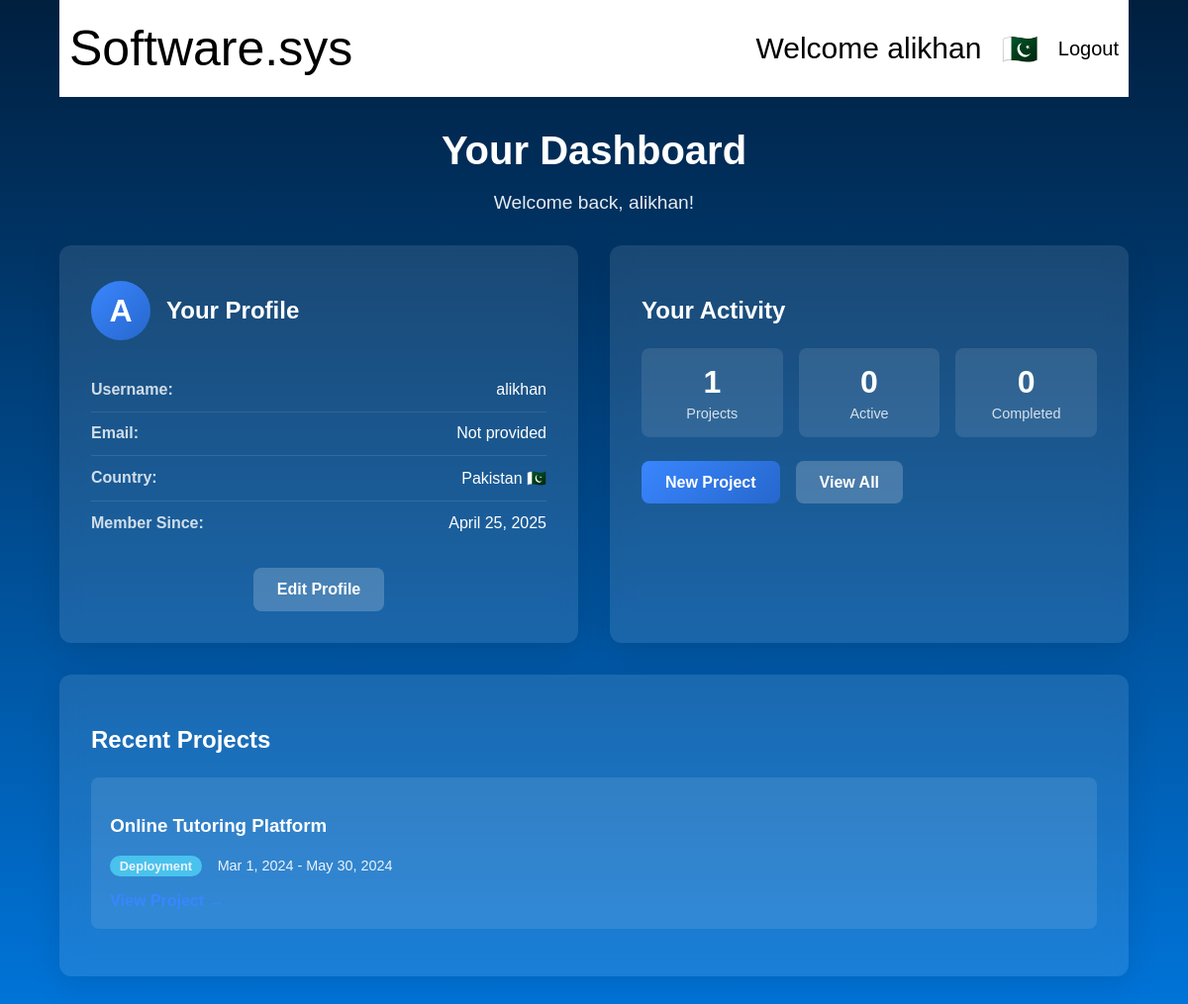
Screenshot of /dashboard.php (signed in) with the database file from the repository.
### tables this page shows
CREATE TABLE `countries` (
  `Country` varchar(50) NOT NULL,
  `Flag` varchar(10) NOT NULL
);

CREATE TABLE `projects` (
  `PID` int(11) NOT NULL,
  `UserName` varchar(20) NOT NULL,
  `Email` varchar(255) NOT NULL,
  `Title` varchar(50) NOT NULL,
  `StartDate` date NOT NULL,
  `EndDate` date NOT NULL,
  `Short_Description` varchar(1000) NOT NULL,
  `Phase_Dev` enum('Design','Development','Testing','Deployment','Complete') DEFAULT NULL,
  `Rating` tinyint(4) DEFAULT NULL CHECK (`Rating` between 1 and 5),
  `Feedback` text DEFAULT NULL,
  `Cost` int(11) NOT NULL
);

### dashboard.php (the view, shortened to what this page needs)
<?php
require_once("headers.php");
$stmt = $pdo->prepare('SELECT * FROM users WHERE username = :username');
$stmt->execute(['username' => $_SESSION['username']]);
$user = $stmt->fetch(PDO::FETCH_ASSOC);
$stmt = $pdo->prepare('SELECT Flag FROM countries WHERE Country = :country');
$stmt->execute(['country' => $_SESSION['country']]);
$flag = $stmt->fetchColumn();
$stmt = $pdo->prepare('SELECT COUNT(*) FROM projects WHERE UserName = :username');
$stmt->execute(['username' => $_SESSION['username']]);
$projectCount = $stmt->fetchColumn();
?>
<!DOCTYPE html>
<html lang="en">
<head>
    <link rel="stylesheet" href="dashboard.css">
</head>
<body>
    <header>
        <nav>
            <a href="home.php">Software.sys</a>
            <a href="dashboard.php">Welcome <?= htmlspecialchars($_SESSION['username']) ?></a>
            <a><?= $flag ?></a>
            <a href="logout.php">Logout</a>
        </nav>
    </header>
    <main class="dashboard-container">
        <div class="dashboard-header">
            <h1>Your Dashboard</h1>
            <p>Welcome back, <?= htmlspecialchars($user['first_name'] ?? htmlspecialchars($_SESSION['username'])) ?>!</p>
        </div>
        <div class="dashboard-grid">
            <section class="profile-card">
                <div class="profile-header">
                    <div class="profile-avatar">
                        <span><?= strtoupper(substr($user['first_name'] ?? $_SESSION['username'], 0, 1)) ?></span>
                    </div>
                    <h2>Your Profile</h2>
                </div>
                <div class="profile-details">
                    <div class="detail-row">
                        <span class="detail-label">Username:</span>
                        <span class="detail-value"><?= htmlspecialchars($_SESSION['username']) ?></span>
                    </div>
                    <div class="detail-row">
                        <span class="detail-label">Email:</span>
                        <span class="detail-value"><?= htmlspecialchars($SESSION['email'] ?? 'Not provided') ?></span>
                    </div>
                    <div class="detail-row">
                        <span class="detail-label">Country:</span>
                        <span class="detail-value"><?= htmlspecialchars($_SESSION['country'] ?? 'Unknown') ?> <?= $flag ?></span>
                    </div>
                    <div class="detail-row">
                        <span class="detail-label">Member Since:</span>
                        <span class="detail-value"><?= date('F j, Y', strtotime($user['registration_date'] ?? 'now')) ?></span>
                    </div>
                </div>
                <div class="profile-actions">
                    <a href="editprofile.php" class="dashboard-button">Edit Profile</a>
                </div>
            </section>
            <section class="stats-card">
                <h2>Your Activity</h2>
                <div class="stats-grid">
                    <div class="stat-item">
                        <div class="stat-value"><?= $projectCount ?></div>
                        <div class="stat-label">Projects</div>
                    </div>
                    <div class="stat-item">
                        <div class="stat-value">0</div>
                        <div class="stat-label">Active</div>
                    </div>
                    <div class="stat-item">
                        <div class="stat-value">0</div>
                        <div class="stat-label">Completed</div>
                    </div>
                </div>
                <div class="quick-actions">
                    <a href="newproject.php" class="dashboard-button primary">New Project</a>
                    <a href="projects.php" class="dashboard-button">View All</a>
                </div>
            </section>
            <section class="recent-card">
                <h2>Recent Projects</h2>
                <?php
                $stmt = $pdo->prepare('SELECT * FROM projects WHERE UserName = :username ORDER BY StartDate DESC LIMIT 3');
                $stmt->execute(['username' => $_SESSION['username']]);
                $projects = $stmt->fetchAll(PDO::FETCH_ASSOC);
                if (count($projects) > 0): ?>
                    <div class="project-list">
                        <?php foreach ($projects as $project): ?>
                            <div class="project-item">
                                <h3><?= htmlspecialchars($project['Title']) ?></h3>
                                <div class="project-meta">
                                    <span class="phase-badge <?= strtolower($project['Phase_Dev']) ?>"><?= htmlspecialchars($project['Phase_Dev']) ?></span>
                                    <span><?= date('M j, Y', strtotime($project['StartDate'])) ?> - <?= date('M j, Y', strtotime($project['EndDate'])) ?></span>
                                </div>
                                <a href="viewproject.php?id=<?= $project['PID'] ?>" class="project-link">View Project →</a>
                            </div>
                        <?php endforeach; ?>
                    </div>
                <?php else: ?>
                    <p class="no-projects">You don't have any projects yet. <a href="newproject.php">Create your first project</a> to get started!</p>
                <?php endif; ?>
            </section>
        </div>
    </main>
</body>
</html>

### dashboard.css (style rules this page uses)
body { margin: 0; padding: 0; font-family: 'Verdana', 'Arial Narrow', Arial, sans-serif; background: linear-gradient(to bottom, #001f3f, #0074D9); color: white; min-height: 100vh; }
header nav { display: flex; background-color: white; width: 90%; margin: 0 auto; padding: 10px 0; }
header nav a { padding: 10px; text-decoration: none; font-family: 'Verdana', 'Arial Narrow', Arial, sans-serif; color: black; align-content: center; font-size: clamp(15px, 5vw, 30px); transition: all 0.5s; }
header nav :nth-last-child(3) { margin-left: auto; }
header nav :nth-last-child(1) { font-size: clamp(10px, 5vw, 20px); }
header nav :first-child { font-size: clamp(25px, 7vw, 50px); }
.dashboard-container { width: 90%; max-width: 1400px; margin: 2rem auto; padding: 0 1rem; }
.dashboard-header { text-align: center; margin-bottom: 2rem; }
.dashboard-header h1 { font-size: 2.5rem; margin-bottom: 0.5rem; }
.dashboard-header p { font-size: 1.2rem; opacity: 0.9; }
.dashboard-grid { display: grid; grid-template-columns: repeat(auto-fit, minmax(400px, 1fr)); gap: 2rem; }
.profile-card { background: rgba(255, 255, 255, 0.1); backdrop-filter: blur(10px); border-radius: 12px; padding: 2rem; box-shadow: 0 8px 32px rgba(0, 0, 0, 0.1); }
.profile-header { display: flex; align-items: center; margin-bottom: 1.5rem; }
.profile-avatar { width: 60px; height: 60px; background: linear-gradient(135deg, #3a86ff, #2667cc); border-radius: 50%; display: flex; align-items: center; justify-content: center; margin-right: 1rem; font-size: 2rem; font-weight: bold; color: white; }
.profile-details { margin-bottom: 1.5rem; }
.detail-row { display: flex; justify-content: space-between; padding: 0.8rem 0; border-bottom: 1px solid rgba(255, 255, 255, 0.1); }
.detail-row:last-child { border-bottom: none; }
.detail-label { font-weight: bold; opacity: 0.8; }
.detail-value { text-align: right; }
.stats-card { background: rgba(255, 255, 255, 0.1); backdrop-filter: blur(10px); border-radius: 12px; padding: 2rem; box-shadow: 0 8px 32px rgba(0, 0, 0, 0.1); }
.stats-grid { display: grid; grid-template-columns: repeat(3, 1fr); gap: 1rem; margin: 1.5rem 0; }
.stat-item { background: rgba(255, 255, 255, 0.1); border-radius: 8px; padding: 1rem; text-align: center; }
.stat-value { font-size: 2rem; font-weight: bold; margin-bottom: 0.3rem; }
.stat-label { font-size: 0.9rem; opacity: 0.8; }
.recent-card { background: rgba(255, 255, 255, 0.1); backdrop-filter: blur(10px); border-radius: 12px; padding: 2rem; box-shadow: 0 8px 32px rgba(0, 0, 0, 0.1); grid-column: 1 / -1; }
.project-list { margin-top: 1.5rem; }
.project-item { background: rgba(255, 255, 255, 0.1); border-radius: 8px; padding: 1.2rem; margin-bottom: 1rem; }
.project-meta { display: flex; align-items: center; gap: 1rem; margin: 0.5rem 0; font-size: 0.9rem; opacity: 0.9; }
.phase-badge { padding: 0.2rem 0.6rem; border-radius: 20px; font-size: 0.8rem; font-weight: bold; }
.phase-badge.deployment { background: #4cc9f0; }
.project-link { display: inline-block; margin-top: 0.5rem; color: #3a86ff; text-decoration: none; font-weight: bold; transition: color 0.3s; }
.dashboard-button { display: inline-block; padding: 0.8rem 1.5rem; background: rgba(255, 255, 255, 0.2); color: white; text-decoration: none; border-radius: 8px; font-weight: 600; transition: all 0.3s; border: none; cursor: pointer; text-align: center; }
.dashboard-button.primary { background: linear-gradient(135deg, #3a86ff, #2667cc); }
.profile-actions { display: flex; justify-content: center; }
.quick-actions { display: flex; gap: 1rem; margin-top: 1.5rem; }

### rows the page displays
countries: Flag "🇵🇰"
projects: Title "Online Tutoring Platform", Phase_Dev "Deployment", StartDate "Mar 1, 2024", EndDate "May 30, 2024"

### other values shown
$_SESSION['username'] "alikhan"
$user['first_name'] "alikhan"
substr($user['first_name'] ?? $_SESSION['username'], 0, 1) "A"
$SESSION['email'] "Not provided"
$_SESSION['country'] "Pakistan"
date('F j, Y', strtotime($user['registration_date'] ?? 'now')) "April 25, 2025"
$projectCount "1"
